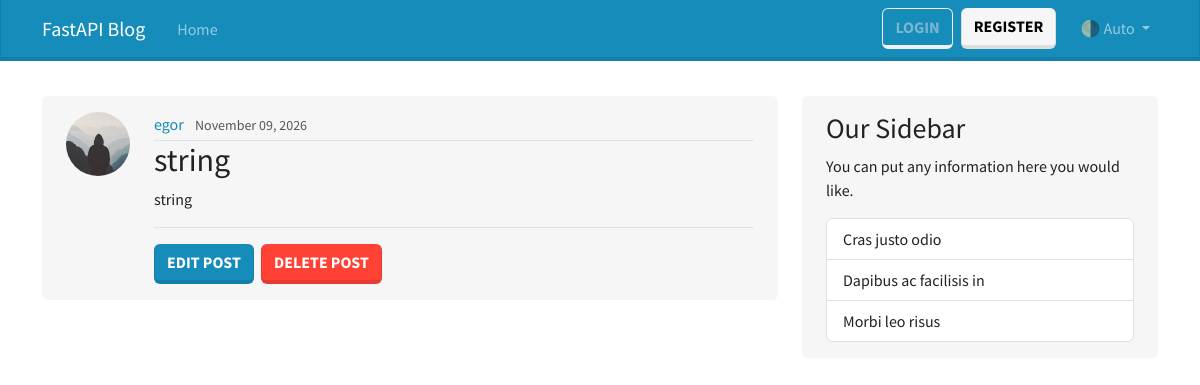
Before: /post/1 with the older database file.
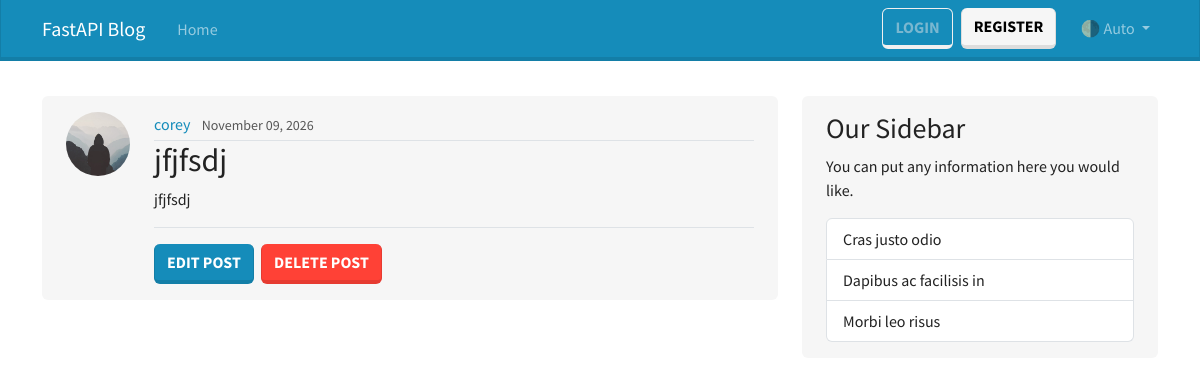
After: the same page with the newer database file.
### users/models.py (models this page shows, shortened)
class User(Base):
    __tablename__ = "users"
    id: Mapped[int] = mapped_column(Integer, primary_key=True, index=True)
    username: Mapped[str] = mapped_column(String(50), unique=True, nullable=False)
    email: Mapped[str] = mapped_column(String(120), unique=True, nullable=False)
    image_file: Mapped[str | None] = mapped_column(
        String(200), nullable=True, default=None
    )
    posts: Mapped[list["Post"]] = relationship(back_populates="author", cascade='all, delete-orphan')

### posts/models.py (models this page shows)
class Post(Base):
    __tablename__ = "posts"
    id: Mapped[int] = mapped_column(Integer, primary_key=True, index=True)
    title: Mapped[str] = mapped_column(String(50), nullable=False)
    content: Mapped[str] = mapped_column(Text, nullable=False)
    user_id: Mapped[int] = mapped_column(
        ForeignKey("users.id"), nullable=False, index=True
    )
    date_posted: Mapped[datetime] = mapped_column(
        DateTime(timezone=True), default=lambda: datetime.now(UTC)
    )
    author: Mapped["User"] = relationship(back_populates="posts")

### posts/pages.py (the view)
@router.get("/post/{post_id}", name="post_page")
def post_page(request: Request, post_id: int, db: Annotated[Session, Depends(get_db)]):
    result = db.execute(select(Post).where(Post.id == post_id))
    post = result.scalars().first()
    if post:
        context = {
            "post": post,
            "title": post.title[:50],
        }
        return templates.TemplateResponse(request, "post.html", context=context)
    raise HTTPException(status_code=status.HTTP_404_NOT_FOUND, detail="Post not found")

### templates/post.html (shortened to what this page needs)
{% extends "layout.html" %} {% block content %}
<article class="d-flex gap-4 py-3 px-4 mb-4 bg-body-tertiary rounded">
  <img
    class="rounded-circle article-img flex-shrink-0"
    src="{{post.author.image_path}}"
    alt="{{ post.author.username }}'s profile picture"
    width="64"
    height="64"
    loading="lazy"
  />
  <div class="flex-grow-1">
    <div class="border-bottom pb-1">
      <a
        class="me-2 text-decoration-none"
        href="{{url_for('user_posts', user_id=post.author.id)}}"
        >{{ post.author.username }}</a
      >
      <small class="text-body-secondary"
        >{{ post.date_posted.strftime('%B %d, %Y') }}</small
      >
    </div>
    <h2>
      <a class="article-title text-decoration-none text-reset">
        {{ post.title | default("Title hasn't been set") }}
      </a>
    </h2>
    <p class="article-content">{{ post.content }}</p>
    <div class="post-actions mt-3 pt-3 border-top">
      <a class="btn btn-primary me-1" href="#">Edit Post</a>
      <button
        type="button"
        class="btn btn-danger"
        data-bs-toggle="modal"
        data-bs-target="#deleteModal"
      >
        Delete Post
      </button>
    </div>
  </div>
</article>
{% endblock content %}

Changed rows visible on the page:
no longer on this page (row unchanged): User: author.username "egor"
now on this page (row unchanged): User: author.username "corey"
changed Post: title "string" → "jfjfsdj"; content "string" → "jfjfsdj"
